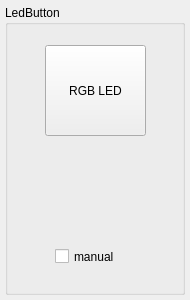
<?xml version="1.0" encoding="UTF-8"?>
<ui version="4.0">
 <class>LedButton</class>
 <widget class="QWidget" name="LedButton">
  <property name="geometry">
   <rect>
    <x>0</x>
    <y>0</y>
    <width>190</width>
    <height>300</height>
   </rect>
  </property>
  <property name="minimumSize">
   <size>
    <width>190</width>
    <height>300</height>
   </size>
  </property>
  <property name="windowTitle">
   <string>Form</string>
  </property>
  <widget class="QGroupBox" name="groupBox">
   <property name="geometry">
    <rect>
     <x>5</x>
     <y>5</y>
     <width>180</width>
     <height>290</height>
    </rect>
   </property>
   <property name="sizePolicy">
    <sizepolicy hsizetype="Preferred" vsizetype="Expanding">
     <horstretch>0</horstretch>
     <verstretch>0</verstretch>
    </sizepolicy>
   </property>
   <property name="title">
    <string>LedButton</string>
   </property>
   <widget class="QWidget" name="statusLED" native="true">
    <property name="enabled">
     <bool>false</bool>
    </property>
    <property name="geometry">
     <rect>
      <x>85</x>
      <y>160</y>
      <width>12</width>
      <height>12</height>
     </rect>
    </property>
    <property name="sizePolicy">
     <sizepolicy hsizetype="Fixed" vsizetype="Fixed">
      <horstretch>0</horstretch>
      <verstretch>0</verstretch>
     </sizepolicy>
    </property>
    <property name="minimumSize">
     <size>
      <width>10</width>
      <height>10</height>
     </size>
    </property>
    <property name="maximumSize">
     <size>
      <width>15</width>
      <height>15</height>
     </size>
    </property>
   </widget>
   <widget class="QPushButton" name="button">
    <property name="enabled">
     <bool>true</bool>
    </property>
    <property name="geometry">
     <rect>
      <x>40</x>
      <y>40</y>
      <width>101</width>
      <height>91</height>
     </rect>
    </property>
    <property name="text">
     <string>RGB LED</string>
    </property>
   </widget>
   <widget class="QCheckBox" name="check">
    <property name="enabled">
     <bool>true</bool>
    </property>
    <property name="geometry">
     <rect>
      <x>50</x>
      <y>240</y>
      <width>81</width>
      <height>23</height>
     </rect>
    </property>
    <property name="text">
     <string>manual</string>
    </property>
   </widget>
  </widget>
 </widget>
 <resources/>
 <connections/>
</ui>
